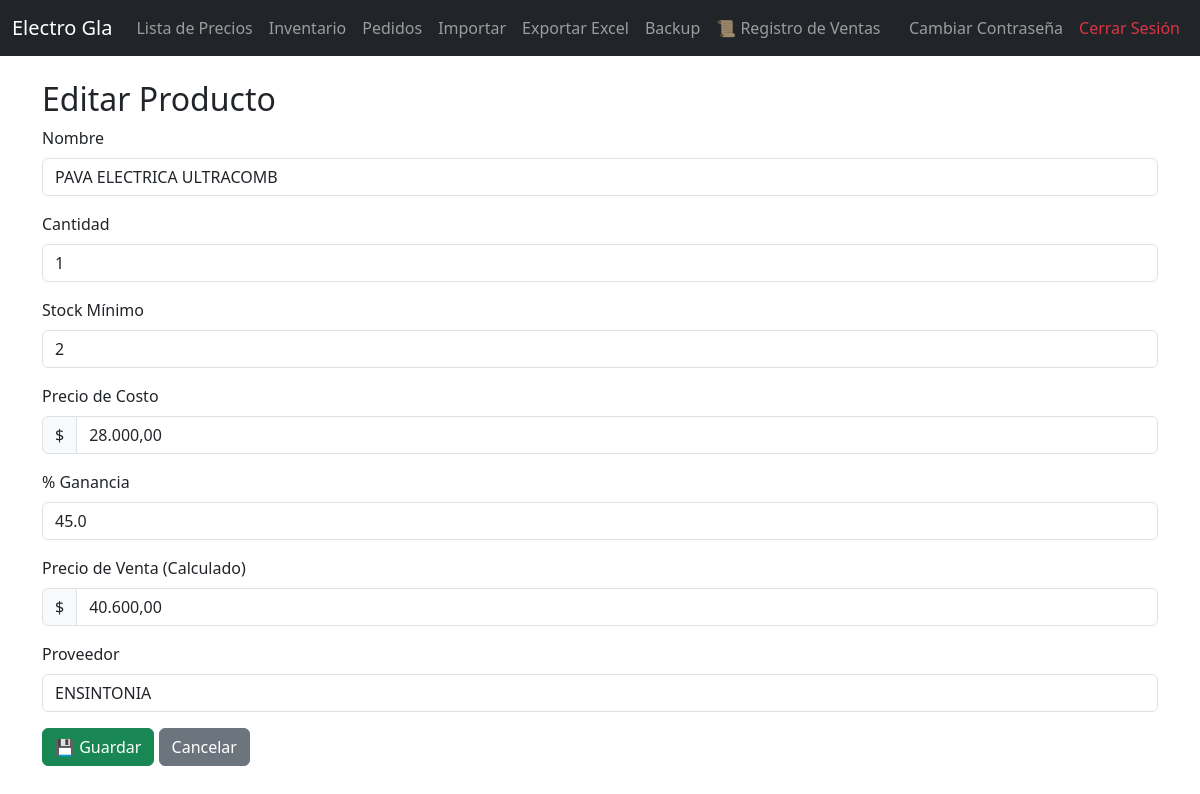
Screenshot of /editar/2 (signed in) with the database file from the repository.
### tables this page shows
CREATE TABLE productos (
        id INTEGER PRIMARY KEY AUTOINCREMENT,
        nombre TEXT NOT NULL,
        cantidad INTEGER NOT NULL,
        stock_minimo INTEGER NOT NULL,
        precio_costo REAL NOT NULL,
        proveedor TEXT NOT NULL,
        ganancia REAL DEFAULT 0
    );

### app_negocio.py (the view, shortened to what this page needs)
@app.route("/editar/<int:id>", methods=["GET","POST"])
def editar(id):
    if "usuario" not in session:
        return redirect(url_for("login"))
    producto = obtener_producto(id)
    if not producto:
        return "No encontrado", 404
    return render_template("editar.html", p=producto)

### app_negocio.py (called while the page is built)
@app.template_filter('precio')
def format_precio(value):
    try:
        return f"{float(value):,.2f}".replace(',', 'X').replace('.', ',').replace('X', '.')
    except:
        return value

def get_connection():
    conn = sqlite3.connect(DB_NAME)
    conn.row_factory = sqlite3.Row
    return conn

def obtener_producto(id):
    conn = get_connection()
    p = conn.execute("SELECT * FROM productos WHERE id=?", (id,)).fetchone()
    conn.close()
    return p

### templates/editar.html (shortened to what this page needs)
{% extends "layout.html" %}
{% block content %}
<h2>Editar Producto</h2>
<form method="post">
    <div class="mb-3">
        <label for="nombre" class="form-label">Nombre</label>
        <input type="text" class="form-control" name="nombre" id="nombre" value="{{ p['nombre'] }}" required>
    </div>
    <div class="mb-3">
        <label for="cantidad" class="form-label">Cantidad</label>
        <input type="number" class="form-control" name="cantidad" id="cantidad" value="{{ p['cantidad'] }}" required>
    </div>
    <div class="mb-3">
        <label for="stock_minimo" class="form-label">Stock Mínimo</label>
        <input type="number" class="form-control" name="stock_minimo" id="stock_minimo" value="{{ p['stock_minimo'] }}" required>
    </div>
    <div class="mb-3">
        <label for="precio_costo" class="form-label">Precio de Costo</label>
        <div class="input-group">
            <span class="input-group-text">$</span>
            <input type="text" class="form-control" name="precio_costo" id="precio_costo" value="{{ p['precio_costo']|precio }}" required>
        </div>
    </div>
    <div class="mb-3">
        <label for="ganancia" class="form-label">% Ganancia</label>
        <input type="text" class="form-control" name="ganancia" id="ganancia" value="{{ p['ganancia'] }}">
    </div>
    <div class="mb-3">
        <label for="precio_venta" class="form-label">Precio de Venta (Calculado)</label>
        <div class="input-group">
            <span class="input-group-text">$</span>
            <input type="text" class="form-control" id="precio_venta" readonly>
        </div>
    </div>
    <div class="mb-3">
        <label for="proveedor" class="form-label">Proveedor</label>
        <input type="text" class="form-control" name="proveedor" id="proveedor" value="{{ p['proveedor'] }}">
    </div>
    <button type="submit" class="btn btn-success">💾 Guardar</button>
    <a href="{{ url_for('inventario') }}" class="btn btn-secondary">Cancelar</a>
</form>
{% endblock %}

### rows the page displays
productos: nombre "PAVA ELECTRICA ULTRACOMB", cantidad "1", stock_minimo "2", precio_costo "28.000,00", ganancia "45.0", proveedor "ENSINTONIA"
